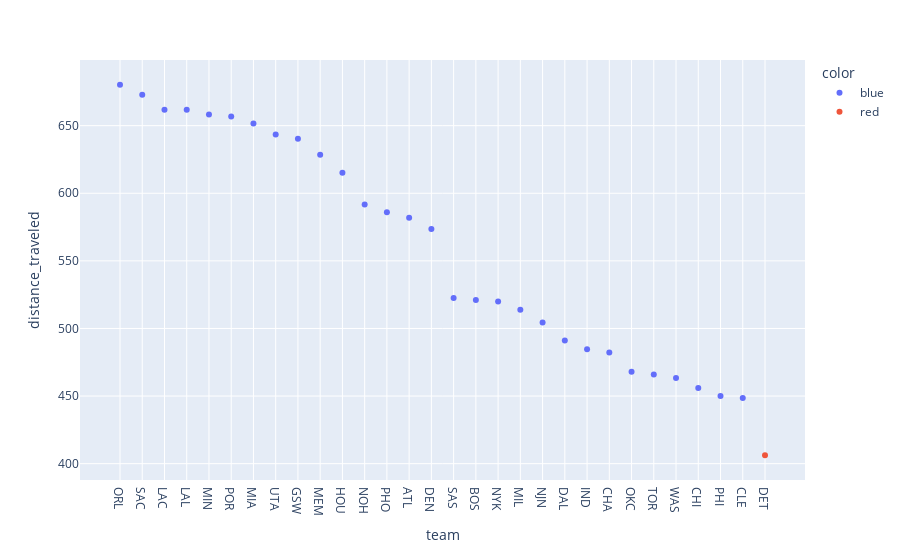

Notebook cell for this chart:
### Code cell
team = 'DET'
mycolors = ['red' if i==team else 'blue' for i in df_2012.index]
fig = px.scatter(df_2012,x= df_2012.index,y='distance_traveled', color=mycolors)
fig.show()

### Figure 1 — Plotly figure (JSON) as saved in the notebook; plotly's stock layout.template omitted (floating-point values rounded to 4 significant figures)
{"data": [{"hovertemplate": "color=blue<br>team=%{x}<br>distance_traveled=%{y}<extra></extra>", "legendgroup": "blue", "marker": {"color": "#636efa", "symbol": "circle"}, "mode": "markers", "name": "blue", "orientation": "v", "showlegend": true, "type": "scatter", "x": ["ORL", "SAC", "LAC", "LAL", "MIN", "POR", "MIA", "UTA", "GSW", "MEM", "HOU", "NOH", "PHO", "ATL", "DEN", "SAS", "BOS", "NYK", "MIL", "NJN", "DAL", "IND", "CHA", "OKC", "TOR", "WAS", "CHI", "PHI", "CLE"], "xaxis": "x", "y": [680.3, 672.9, 661.8, 661.8, 658.2, 656.9, 651.5, 643.5, 640.3, 628.5, 615.1, 591.6, 585.9, 582.0, 573.5, 522.5, 521.1, 519.9, 513.8, 504.4, 491.1, 484.6, 482.2, 468.0, 465.9, 463.4, 456.1, 450.0, 448.6], "yaxis": "y"}, {"hovertemplate": "color=red<br>team=%{x}<br>distance_traveled=%{y}<extra></extra>", "legendgroup": "red", "marker": {"color": "#EF553B", "symbol": "circle"}, "mode": "markers", "name": "red", "orientation": "v", "showlegend": true, "type": "scatter", "x": ["DET"], "xaxis": "x", "y": [406.2], "yaxis": "y"}], "layout": {"legend": {"title": {"text": "color"}, "tracegroupgap": 0}, "margin": {"t": 60}, "xaxis": {"anchor": "y", "domain": [0, 1], "title": {"text": "team"}}, "yaxis": {"anchor": "x", "domain": [0, 1], "title": {"text": "distance_traveled"}}}}
